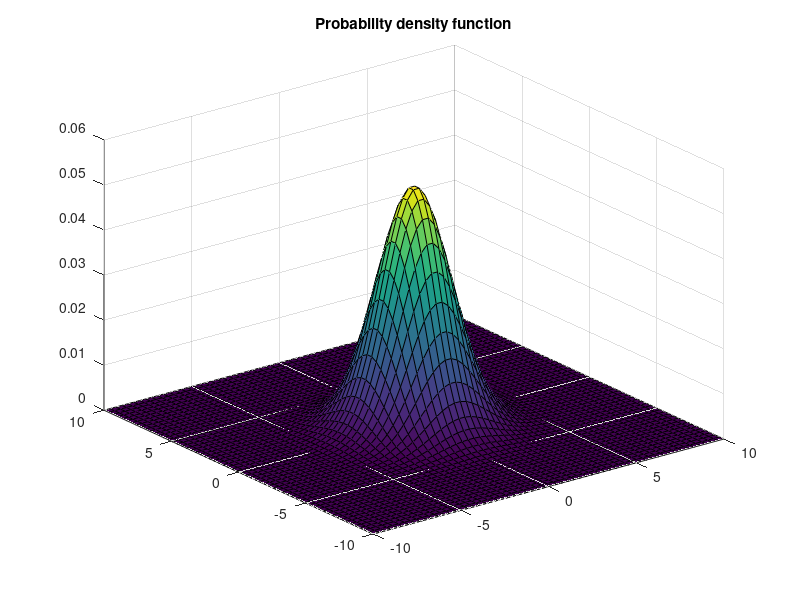

The MATLAB script that drew this image: (Note: this script raises an error after producing the figure.)
% This script cumputes a bidimensional gaussian distribution and plots it.
% This probability function is assumed to represent the probability of a fault
% to happen on the chip in the coordinates (x1, x2).
% After that, a map is created where random faults are simulated. The value
% 0 in the map means 'no fault' and 1 means 'fault', whereas -1 indicates 
% the points out of the circular wafer

clear all
close all
clc

% Initializing variables for gussian plot
ray = 30;
pixelNumber = 2*ray;
maximumFaultProbability = 0.1;

x1 = linspace(-10,10,pixelNumber);
x2 = x1;

mean = [0,0];
normalizedVariance = [0.1, 0; 0, 0.1];
variance = ray.*normalizedVariance;

[X1,X2] = meshgrid(x1,x2);

rng = 'default'; % for reproducibility

% Computing and plotting multivariate normal probability density function
Z = mvnpdf([X1(:), X2(:)], mean, variance);
Z = reshape(Z, length(x1), length(x2));

figure(1)
surf(X1,X2,Z)
title('Probability density function')

% Filling sqare matrix with simbolic values. Fault are deloyed according to
% the probabilit function.
faultMap = fillSquareGrid(Z, pixelNumber, maximumFaultProbability);
faultMap = createCircularGrid(faultMap, ray);
faultNumber = length(find(faultMap==1));

% Plotting fault map
figure(2)
pcolor(faultMap)
title('Fault map')
